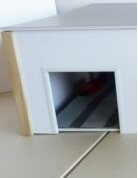
#> input picture Codes/Edge detection/input_image.jpeg, 138 x 178 px, given in place of the camera
$ python Color_detection_and_direction_approximation.py
#> lines starting #> are read from the running program, lines starting #| are printed output that depends on the picture
#> in main, frame is the input picture: shape (178, 138, 3); mean B, G, R 170.9, 169.4, 165
import cv2
import numpy as np

# Function to apply color filter
def apply_color_filter(frame, color_lower, color_upper):
    # Convert BGR to HSV
    hsv = cv2.cvtColor(frame, cv2.COLOR_BGR2HSV)

    # Threshold the HSV image to get only desired color
    mask = cv2.inRange(hsv, color_lower, color_upper)

    # Bitwise-AND mask and original image
    filtered = cv2.bitwise_and(frame, frame, mask=mask)

    return filtered

# Function to display red, green, and blue areas
def display_color_areas(frame):
    # Create a copy of the frame in grayscale
    frame_gray = cv2.cvtColor(frame, cv2.COLOR_BGR2GRAY)
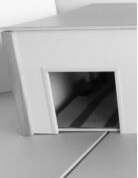
#> frame_gray: shape (178, 138); min 3, max 255, mean 168.2
    frame_gray = cv2.cvtColor(frame_gray, cv2.COLOR_GRAY2BGR)  # Convert grayscale to BGR
#> frame_gray: shape (178, 138, 3)

    # Define ranges for red, green, and blue colors in HSV
    lower_red = np.array([0, 100, 100])
    upper_red = np.array([10, 255, 255])
    lower_green = np.array([50, 100, 100])
    upper_green = np.array([70, 255, 255])
    lower_blue = np.array([90, 100, 100])
    upper_blue = np.array([130, 255, 255])

    # Apply color filters
    red_area = apply_color_filter(frame, lower_red, upper_red)
#> in apply_color_filter, `hsv = cv2.cvtColor(frame, cv2.COLOR_BGR2HSV)`: hsv: shape (178, 138, 3); mean H, S, V 79, 31.2, 176.8
#> in apply_color_filter, `mask = cv2.inRange(hsv, color_lower, color_upper)`: mask: shape (178, 138); every value is 0
#> in apply_color_filter, `filtered = cv2.bitwise_and(frame, frame, mask=mask)`: filtered: shape (178, 138, 3); every value is 0
    green_area = apply_color_filter(frame, lower_green, upper_green)
    blue_area = apply_color_filter(frame, lower_blue, upper_blue)

    # Find contours in each color area
    contours_red, _ = cv2.findContours(cv2.cvtColor(red_area, cv2.COLOR_BGR2GRAY), cv2.RETR_EXTERNAL, cv2.CHAIN_APPROX_SIMPLE)
#> contours_red = []
    contours_green, _ = cv2.findContours(cv2.cvtColor(green_area, cv2.COLOR_BGR2GRAY), cv2.RETR_EXTERNAL, cv2.CHAIN_APPROX_SIMPLE)
#> contours_green = []
    contours_blue, _ = cv2.findContours(cv2.cvtColor(blue_area, cv2.COLOR_BGR2GRAY), cv2.RETR_EXTERNAL, cv2.CHAIN_APPROX_SIMPLE)
#> contours_blue = []

    # Process red area
    if contours_red:
        red_contour = max(contours_red, key=cv2.contourArea)
        M = cv2.moments(red_contour)
        if M["m00"] != 0:
            red_center = (int(M["m10"] / M["m00"]), int(M["m01"] / M["m00"]))
            if red_center[0] < 3* frame.shape[1] / 8:
                cv2.putText(frame_gray, "left", (red_center[0], red_center[1]), cv2.FONT_HERSHEY_SIMPLEX, 1, (0, 0, 255), 2)
            elif red_center[0] > 5* frame.shape[1] / 8:
                cv2.putText(frame_gray, "right", (red_center[0], red_center[1]), cv2.FONT_HERSHEY_SIMPLEX, 1, (0, 0, 255), 2)
            else:
                cv2.putText(frame_gray, "middle", (red_center[0], red_center[1]), cv2.FONT_HERSHEY_SIMPLEX, 1, (0, 0, 255), 2)

    # Process green area (similar to red)
    if contours_green:
        green_contour = max(contours_green, key=cv2.contourArea)
        M = cv2.moments(green_contour)
        if M["m00"] != 0:
            green_center = (int(M["m10"] / M["m00"]), int(M["m01"] / M["m00"]))
            if green_center[0] < 3* frame.shape[1] / 8:
                cv2.putText(frame_gray, "left", (green_center[0], green_center[1]), cv2.FONT_HERSHEY_SIMPLEX, 1, (0, 255, 0), 2)
            elif green_center[0] > 5 * frame.shape[1] / 8:
                cv2.putText(frame_gray, "right", (green_center[0], green_center[1]), cv2.FONT_HERSHEY_SIMPLEX, 1, (0, 255, 0), 2)
            else:
                cv2.putText(frame_gray, "middle", (green_center[0], green_center[1]), cv2.FONT_HERSHEY_SIMPLEX, 1, (0, 255, 0), 2)

    # Process blue area (similar to red)
    if contours_blue:
        blue_contour = max(contours_blue, key=cv2.contourArea)
        M = cv2.moments(blue_contour)
        if M["m00"] != 0:
            blue_center = (int(M["m10"] / M["m00"]), int(M["m01"] / M["m00"]))
            if blue_center[0] < 3* frame.shape[1] / 8:
                cv2.putText(frame_gray, "left", (blue_center[0], blue_center[1]), cv2.FONT_HERSHEY_SIMPLEX, 1, (255, 0, 0), 2)
            elif blue_center[0] > 5* frame.shape[1] / 8:
                cv2.putText(frame_gray, "right", (blue_center[0], blue_center[1]), cv2.FONT_HERSHEY_SIMPLEX, 1, (255, 0, 0), 2)
            else:
                cv2.putText(frame_gray, "middle", (blue_center[0], blue_center[1]), cv2.FONT_HERSHEY_SIMPLEX, 1, (255, 0, 0), 2)

    # Display frame with colored texts
    cv2.imshow('Frame', frame_gray)


# Main function
def main():
    # Capture video from camera
    cap = cv2.VideoCapture(0)

    while True:
        # Read a frame from the camera
        ret, frame = cap.read()

        if not ret:
            break

        # Display red, green, and blue areas
        display_color_areas(frame)

        # Exit if 'q' is pressed
        if cv2.waitKey(1) & 0xFF == ord('q'):
#> (key q is pressed here)
            break

    # Release the capture
    cap.release()
    cv2.destroyAllWindows()

if __name__ == "__main__":
    main()
